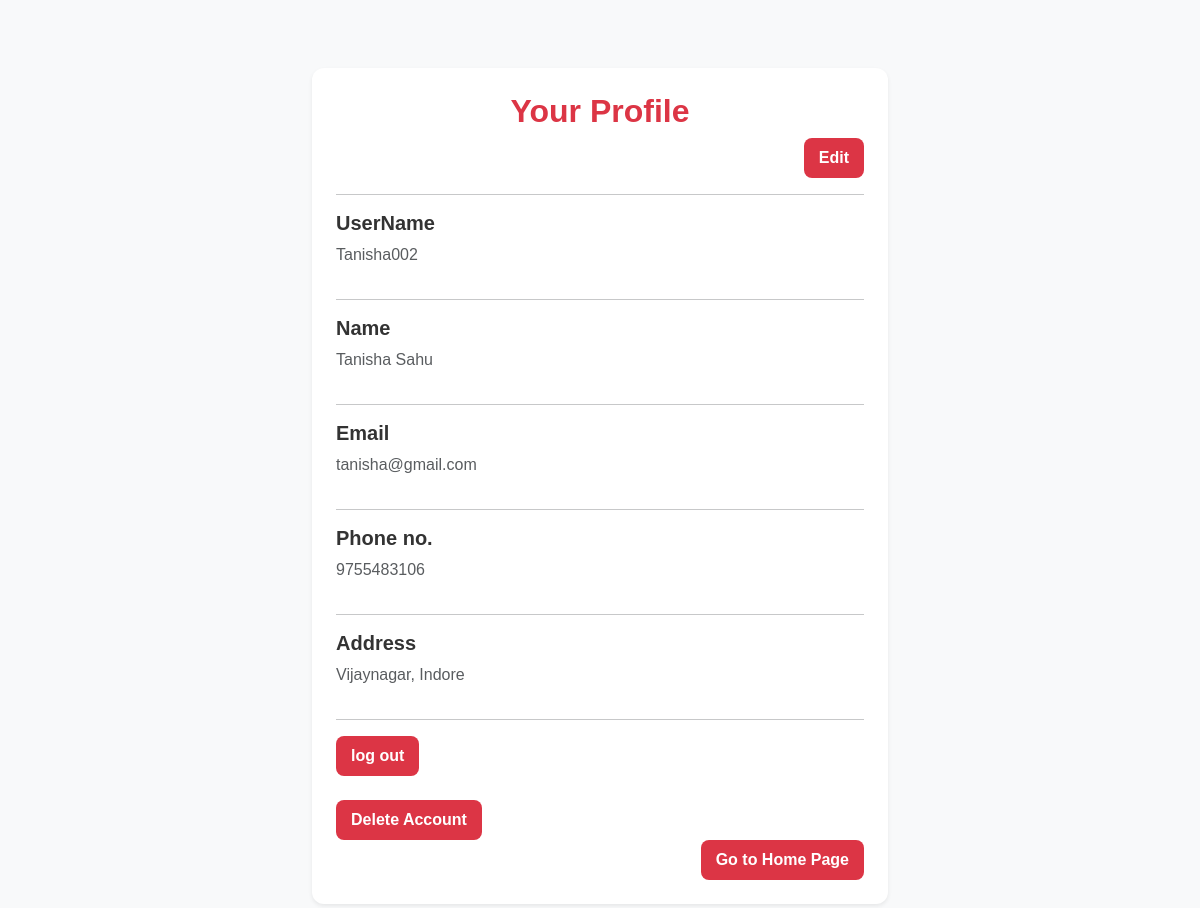
The page /profile/4/ on the database its author committed.
### user_management/models.py (models this page shows, shortened)
class BaseUser(AbstractUser):
    phone_number = models.CharField(max_length=15, null=True, blank=True)
    address = models.TextField(null=True, blank=True)

### user_management/views.py (the view)
# urls.py: path("profile/<int:pk>/", views.ProfileView.as_view(), name = "profile"),
class ProfileView(DetailView):
    model = Customer
    template_name = "user_management/profile.html"

### user_management/templates/user_management/profile.html (shortened to what this page needs)
{% load static %}
<!DOCTYPE html>
<html>
    <head>
        <link href="https://cdn.jsdelivr.net/npm/bootstrap@5.3.0/dist/css/bootstrap.min.css" rel="stylesheet">
        <link rel="stylesheet" href="{% static 'css/style-register.css' %}">
    </head>
    <body>
        <div class="container mt-5">
            <div class="card shadow-sm p-4">
                <h2 class = "text-center">Your Profile</h2>
                <div class="text-end">
                    <button class="btn btn-warning"><a href = "{% url "update" object.pk %}" >Edit</a></button>
                </div>
                <hr>
                <div class="row mb-3">
                    <div class="col-8">
                        <h5>UserName</h5>
                        <p class="text-muted">{{object.username}}</p>
                    </div>
                </div>
                <hr>
                <div class="row mb-3">
                    <div class="col-8">
                        <h5>Name</h5>
                        <p class="text-muted">{{object.first_name}} {{object.last_name}}</p>
                    </div>
                </div>
                <hr>
                <div class="row mb-3">
                    <div class="col-8">
                        <h5>Email</h5>
                        <p class="text-muted">{{object.email}}</p>
                    </div>
                </div>
                <hr>
                <div class="row mb-3">
                    <div class="col-8">
                        <h5>Phone no.</h5>
                        <p class="text-muted">{{object.phone_number}}</p>
                    </div>
                </div>
                <hr>
                <div class="row mb-3">
                    <div class="col-8">
                        <h5>Address</h5>
                        <p class="text-muted">{{object.address}}</p>
                    </div>
                </div>
                <hr>
                <div class="col-4">
                <button class = "btn btn-warning" style = "border-color: black;"><a href = "{% url "logoutpage" %}" >log out</a></button>
                </div>
                <br>
                <div class="col-4">
                <button class = "btn btn-warning" style = "border-color: black;"><a href = "{% url "delete" object.pk %}" >Delete Account</a></button>
                </div>
                <div class="d-flex justify-content-end">
                    <button class="btn btn-warning" style="border-color: black;">
                        <a href="{% url 'homepage' %}">Go to Home Page</a>
                    </button>
                </div>
        </div>
    </body>
</html>

### static/css/style-register.css (style rules this page uses)
body { font-family: 'Poppins', sans-serif; background-color: #f8f9fa; color: #333; padding: 20px; }
.container { max-width: 700px; margin: auto; }
.card { background: #fff; border-radius: 12px; border: none; box-shadow: 0px 4px 10px rgba(0, 0, 0, 0.1); }
h2 { color: #DC3545; font-weight: bold; }
h5 { font-weight: bold; color: #333; }
p.text-muted { font-size: 16px; margin: 0; }
.btn { border-radius: 8px; font-weight: bold; }
.btn-warning { background-color: #DC3545; color: rgb(255, 255, 255); border: none; padding: 8px 15px; transition: 0.3s; }
button a { text-decoration: none; color: inherit; font-weight: bold; }
body { font-family: 'Poppins', sans-serif; background-color: #f8f9fa; color: #333; }
.container { max-width: 600px; margin: auto; }

### rows shown on the page
BaseUser: username "Tanisha002", first_name "Tanisha", last_name "Sahu", email "tanisha@gmail.com", phone_number "9755483106", address "Vijaynagar, Indore"
